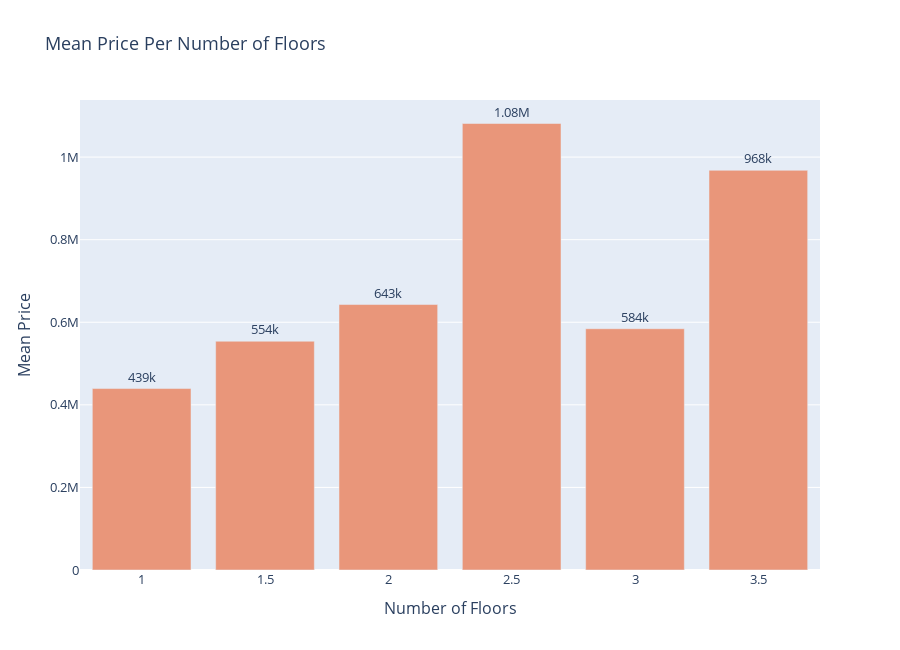

Notebook code cell kept with this figure:
### Markdown cell above
### Visualizing the relationship between 'price' and 'floors'

### Code cell
#Making a new DataFrame that shows the mean selling price per number of floors
price_x_floors = kc_house_df.groupby('floors')['price'].mean()
price_x_floors = pd.DataFrame(price_x_floors)

#Renaming the columns for clarity
price_x_floors = price_x_floors.rename(columns = {'price': 'Mean Price', 'floors': 'Floors'})
price_x_floors = price_x_floors.rename_axis('Number of Floors')

#Graphing this relationship using a bar graph where x is the number of floors and y is the mean price
fig = px.bar(price_x_floors, price_x_floors.index, 'Mean Price', text = 'Mean Price', title='Mean Price Per Number of Floors',
             width=900, height = 650)

#Formating the text and color of the graph
fig.update_traces(texttemplate='%{text:.3s}', textposition='outside', marker_color='darksalmon')
fig.update_layout(font=dict(size=13))
fig.show()

### Figure 1 — Plotly figure (JSON) as saved in the notebook; plotly's stock layout.template omitted (floating-point values rounded to 4 significant figures)
{"data": [{"alignmentgroup": "True", "hovertemplate": "Number of Floors=%{x}<br>Mean Price=%{text}<extra></extra>", "legendgroup": "", "marker": {"color": "darksalmon"}, "name": "", "offsetgroup": "", "orientation": "v", "showlegend": false, "text": [439500.0, 554000.0, 642900.0, 1081000.0, 584300.0, 968000], "textposition": "outside", "texttemplate": "%{text:.3s}", "type": "bar", "x": [1, 1.5, 2, 2.5, 3, 3.5], "xaxis": "x", "y": [439500.0, 554000.0, 642900.0, 1081000.0, 584300.0, 968000], "yaxis": "y"}], "layout": {"barmode": "relative", "font": {"size": 13}, "height": 650, "legend": {"tracegroupgap": 0}, "title": {"text": "Mean Price Per Number of Floors"}, "width": 900, "xaxis": {"anchor": "y", "domain": [0, 1], "title": {"text": "Number of Floors"}}, "yaxis": {"anchor": "x", "domain": [0, 1], "title": {"text": "Mean Price"}}}}
